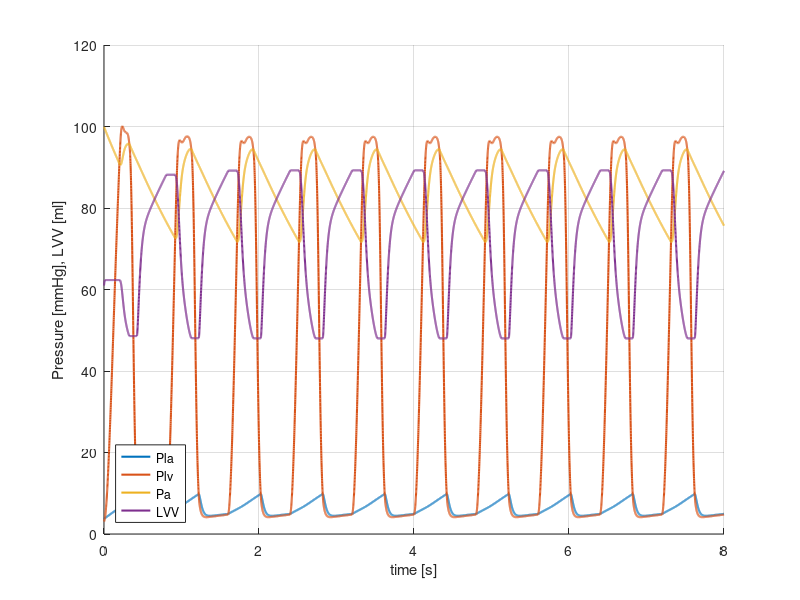
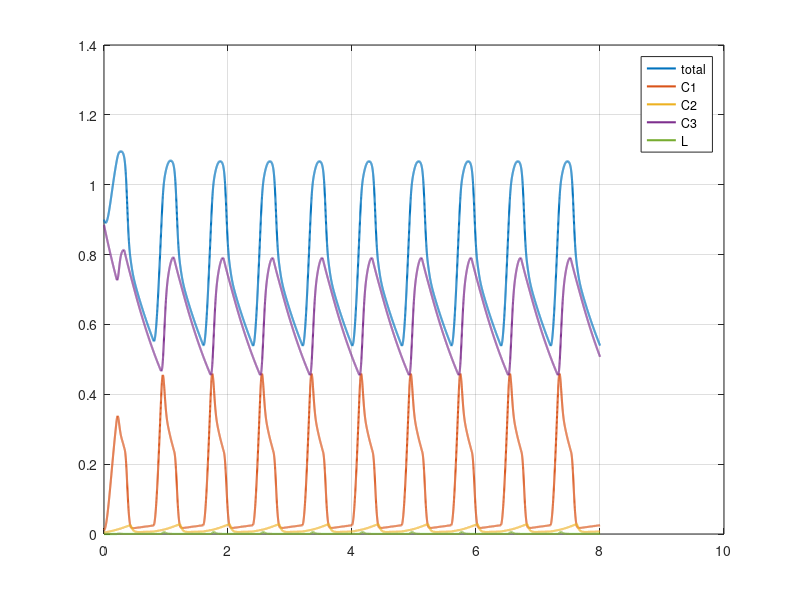

MATLAB code to generate these figures, in order:
clear;
% main parameters
HR  = 75;  % heart rate
per = 10; % number of simulation periods
mmHg_Pa = 133.322; % for converts

% creating the elastance function
T0 = 2.5; 
nt = 1000; % number of timesteps in a period
tn = linspace(0,T0,nt);
En = 1.55*((tn/0.7).^1.9./(1+(tn/0.7).^1.9)) .* (1./(1+(tn/1.17).^21.9));

% figure;
% plot(tn,En);
% grid on;

% real elastance
Emin = 0.06; % max elastance
Emax = 2.5; % min elastance

E0 = (Emax-Emin)*En + Emin;
t0 = linspace(0,60/HR,nt);
%making periodic
E=[];
t=[];
te=t0(end);
for i=1:per
   E = [E,E0];
   if(i==1)
       t=t0;
   else
       t = [t,t0+max(t)];
   end
end
E=[E,E(1)];
t=[t,max(t)+t(2)];

% convert E
E = E * mmHg_Pa * 1000 * 1000;

% figure;
% plot(t,E);
% grid on;

% parameters
R1 = 1.5; % mmHg s / ml   0.5-2.0
R2 = 0.005; % mmHg s / ml
R3 = 0.001; % 0.001 mmHg s / ml
R4 = 0.0398; % mmHg s / ml
% C1 = 1/E(1); % ml / mmHg
C2 = 4.4; % ml / mmHg
C3 = 1.33; % ml / mmHg
L = 0.0005; % mmHg s2 / ml
V0 = 10; % cm3

% converting to SI
R1 = R1 * mmHg_Pa*1000*1000; % Pa/m3
R2 = R2 * mmHg_Pa*1000*1000; % Pa/m3
R3 = R3 * mmHg_Pa*1000*1000; % Pa/m3
R4 = R4 * mmHg_Pa*1000*1000; % Pa/m3
% C1 = C1; % m3/Pa
C2 = C2 / mmHg_Pa/1000/1000; % m3/Pa
C3 = C3 / mmHg_Pa/1000/1000; % m3/Pa
L = L * mmHg_Pa*1000*1000; % Pas2/m3
V0 = V0 /1000/1000; % m3

% initial conditions
LVV0 = 61; % ml
Pla0 = 4; %6.318; %6.318; % mmHg
% Pa0 = 46; %45.891 ; % mmHg
qa0 = 0; % m3/s
Plv0 = E(1)*(LVV0/1000/1000-V0)/mmHg_Pa; % mmHg
Ener0 = 0.9; % Joule

LVV = zeros(1,nt*per+1); LVV(1) = LVV0;
Pla = zeros(1,nt*per+1); Pla(1) = Pla0;
Pa = zeros(1,nt*per+1);
qa = zeros(1,nt*per+1); qa(1) = qa0;
Plv = zeros(1,nt*per+1); Plv(1) = Plv0;
EC1 = zeros(1,nt*per+1);
EC2 = zeros(1,nt*per+1);
EC3 = zeros(1,nt*per+1);
EL  = zeros(1,nt*per+1);
Ener = zeros(1,nt*per+1);

z = zeros(4,nt*per+1);
z(:,1) = [LVV0/1000/1000-V0; Pla0* mmHg_Pa; 0* mmHg_Pa; qa0];

% energy of the system in SI
EC1(1) = .5*E(1)*z(1,1)^2;
EC2(1) = .5*C2*z(2,1)^2;
EC3(1) = 0;
EL(1)  = .5*L*z(4,1)^2;
Ener1 = EC1(1) + EC2(1) + EC3(1) + EL(1);

Pa0 = sqrt(2*(Ener0 - Ener1)/C3);
Pa(1) = Pa0/mmHg_Pa;
z(3,1) = Pa0;
EC3(1) = .5*C3*z(3,1)^2;
Ener(1) = EC1(1) + EC2(1) + EC3(1) + EL(1);

% ejection
Ae = [0,0,0,-1;0,-1/R1/C2,1/R1/C2,0;0,1/R1/C3,-1/R1/C3,1/C3;E(1)/L,0,-1/L,-(R3+R4)/L];

% filling
Af = [-E(1)/R2,1/R2,0,0;E(1)/R2/C2,-(R1+R2)/R1/R2/C2,1/R1/C2,0;0,1/R1/C3,-1/R1/C3,0;0,0,0,0];

% relaxation
Ar = [0,0,0,0;0,-1/R1/C2,1/R1/C2,0;0,1/R1/C3,-1/R1/C3,0;0,0,0,0];

fig1=figure;
hold on; grid on;
% calculation
for i=1:nt*per
    
    % ejection
    if(Plv(i)>Pa(i) && Plv(i)>Pla(i))
        z(:,i+1) = z(:,i) + (t(i+1)-t(i))*Ae*z(:,i);
%         disp('eject');
    end
    
    % filling
    if(Plv(i)<Pa(i) && Plv(i)<Pla(i))
        z(:,i+1) = z(:,i) + (t(i+1)-t(i))*Af*z(:,i);
%          disp('fill');
    end
     
    % relaxation
    if(Plv(i)<Pa(i) && Plv(i)>Pla(i))
        z(:,i+1) = z(:,i) + (t(i+1)-t(i))*Ar*z(:,i);
%         disp('relax');
    end
    
    % matrix update
    Ae(4,1) = E(i+1)/L;
    Af(1,1) = -E(i+1)/R2;
    Af(2,1) = E(i+1)/R2/C2;
    
    % field var save
    LVV(i+1) = (z(1,i+1)+V0)*1000*1000; % ml
    Pla(i+1) = z(2,i+1)/mmHg_Pa; % mmHg
    Pa(i+1) = z(3,i+1)/mmHg_Pa; % mmHg
    qa(i+1) = z(4,i+1)*1000*1000; % ml
    Plv(i+1) = E(i+1)*z(1,i+1)/mmHg_Pa; % mmHg
    
    % energy of the system in SI
    EC1(i+1) = .5*E(i+1)*z(1,i+1)^2;
    EC2(i+1) = .5*C2*z(2,i+1)^2;
    EC3(i+1) = .5*C3*z(3,i+1)^2;
    EL(i+1)  = .5*L*z(4,i+1)^2;
    Ener(i+1) = EC1(i+1) + EC2(i+1) + EC3(i+1) + EL(i+1);
    
    % PLOT
%     if(mod(i,100 )==0)
%         cla;
%         plot(t(1:i),Pla(1:i));
%         grid on; hold on; 
%         plot(t(1:i),Plv(1:i));
%         plot(t(1:i),Pa(1:i));
%         legend('Pla','Plv','Pa');
%         pause;
%     end
end

% cla;
plot(t(1:i),Pla(1:i),'linewidth',1.5);
grid on; hold on; 
plot(t(1:i),Plv(1:i),'linewidth',1.5);
plot(t(1:i),Pa(1:i),'linewidth',1.5);
plot(t(1:i),LVV(1:i),'linewidth',1.5);
legend('Pla','Plv','Pa','LVV','location','southwest');
xlabel('time [s]');
ylabel('Pressure [mmHg], LVV [ml]');

% fig2=figure;
% plot(LVV(end-nt:end),Plv(end-nt:end),'linewidth',1.5);
% grid on
% xlabel('LVV [ml]');
% ylabel('Plv [mmHg]');

% saveas(fig1,'time-pressure.png','png');
% saveas(fig2,'lvv-plv.png','png');

% energy of elastance capacitor
E = E / mmHg_Pa / 1e6;
Ec = .5*1./E.*Plv.^2;

% fig3=figure;
% plot(t,Ec);
% % plot(t,1./E);
% % yyaxis right
% % plot(t,Plv);
% grid on;


fig4 = figure;
plot(t,Ener,'linewidth',1.5);
grid on
hold on
plot(t,EC1,'linewidth',1.5);
plot(t,EC2,'linewidth',1.5);
plot(t,EC3,'linewidth',1.5);
plot(t,EL,'linewidth',1.5);
legend('total','C1','C2','C3','L');

